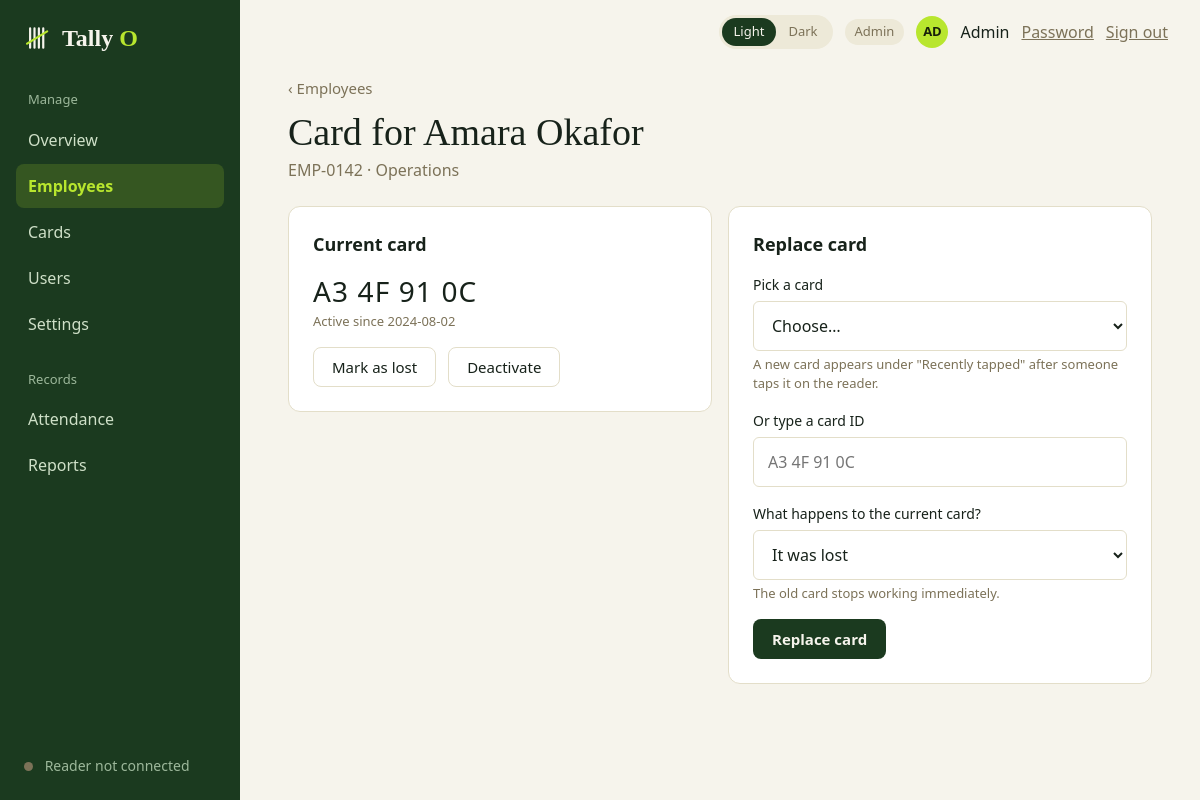
/admin/employees/1/card (signed in), run on the app's committed database.
### tables this page shows
CREATE TABLE employees (
    id            INTEGER PRIMARY KEY,
    employee_code TEXT    NOT NULL UNIQUE,              -- e.g. EMP-0142
    full_name     TEXT    NOT NULL,
    department    TEXT    NOT NULL,
    email         TEXT,
    joined_on     TEXT    NOT NULL,
    is_active     INTEGER NOT NULL DEFAULT 1 CHECK (is_active IN (0, 1))
);

CREATE TABLE cards (
    id          INTEGER PRIMARY KEY,
    uid         TEXT NOT NULL UNIQUE,                   -- normalised: 'A3 4F 91 0C'
    employee_id INTEGER REFERENCES employees(id),
    status      TEXT NOT NULL DEFAULT 'available'
                CHECK (status IN ('available', 'active', 'lost', 'deactivated')),
    assigned_on TEXT,
    created_at  TEXT NOT NULL DEFAULT (datetime('now', 'localtime')),
    CHECK (status <> 'active'    OR employee_id IS NOT NULL),
    CHECK (status <> 'available' OR employee_id IS NULL)
);

### admin.py (the view, shortened to what this page needs)
@bp.route("/employees/<int:employee_id>/card", methods=["GET", "POST"])
@admin_only
def employee_card(employee_id):
    conn = db.get_db()
    employee = queries.get_employee(conn, employee_id)
    if employee is None:
        abort(404)
    return _card_page(employee)

### admin.py (called while the page is built)
def _card_page(employee, error=None, picked="", manual="", status=200):
    conn = db.get_db()
    return render_template(
        "admin_employee_card.html", employee=employee, error=error, picked=picked, manual=manual,
        current=card_service.current_card(conn, employee["id"]),
        history=card_service.past_cards(conn, employee["id"]),
        spares=card_service.available_cards(conn),
        recent=card_service.recent_unregistered(conn),
        today=date.today().isoformat(), **shell_context("Employees")), status

### app.py (called while the page is built)
@app.context_processor
def inject_globals():
    return {"APP_NAME": APP_NAME, "APP_TAGLINE": APP_TAGLINE,
            "csrf_token": auth.csrf_token, "safe_url": safe_url,
            "reader": reader.status()}

@app.after_request
def no_store_when_signed_in(response):
    if "user" in session and request.endpoint != "static":
        response.headers["Cache-Control"] = "no-store"
    return response

### auth.py (called while the page is built)
def csrf_token():
    if "csrf" not in session:
        session["csrf"] = secrets.token_hex(16)
    return session["csrf"]

def login_required(view):
    @wraps(view)
    def wrapped(*args, **kwargs):
        user = session.get("user")
        if not user:
            return redirect(url_for("auth.login"))
        row = get_db().execute("SELECT is_active, must_change_password FROM users WHERE id = ?",
                               (user["id"],)).fetchone()
        if row is None or not row["is_active"]:       # deactivated since they signed in
            session.clear()
            return redirect(url_for("auth.login"))
        if row["must_change_password"] and request.endpoint not in ("account.password", "auth.logout"):
            return redirect(url_for("account.password"))
        return view(*args, **kwargs)
    return wrapped

def role_required(*roles):
    def decorator(view):
        @wraps(view)
        @login_required
        def wrapped(*args, **kwargs):
            if session["user"]["role"] not in roles:
                abort(403)
            return view(*args, **kwargs)
        return wrapped
    return decorator

### card_service.py (called while the page is built)
def current_card(db, employee_id):
    return db.execute("SELECT * FROM cards WHERE employee_id = ? AND status = 'active'",
                      (employee_id,)).fetchone()

def past_cards(db, employee_id):
    return db.execute("SELECT * FROM cards WHERE employee_id = ? AND status IN ('lost', 'deactivated')"
                      " ORDER BY id DESC", (employee_id,)).fetchall()

### templates/admin_employee_card.html (shortened to what this page needs)
{% extends "app_shell.html" %}
{% block content %}
  <a class="back muted" href="{{ url_for('admin.employees') }}">‹ Employees</a>
  <h1 class="page-title mt-3">Card for {{ employee.full_name }}</h1>
  <p class="muted mt-1">{{ employee.employee_code }} · {{ employee.department }}
    {% if not employee.is_active %}· <strong>Inactive</strong>{% endif %}</p>
  <div class="two-col mt-5">
    <section class="card card-pad">
      <h2 class="section-title">Current card</h2>
      {% if current %}
        <p class="uid mt-3">{{ current.uid }}</p>
        <p class="muted small">Active since {{ current.assigned_on }}</p>
        <div class="row wrap gap-3 mt-4">
          {% for value, label in (('lost', 'Mark as lost'), ('deactivated', 'Deactivate')) %}
            <form class="inline-form" method="post" action="{{ url_for('admin.employee_card_retire', employee_id=employee.id) }}">
              <button class="btn btn-secondary" type="submit">{{ label }}</button>
            </form>
          {% endfor %}
        </div>
      {% else %}
        <p class="muted mt-3">No active card. {{ 'Assign one on the right.' if employee.is_active else '' }}</p>
      {% endif %}
    </section>
    <form class="card card-pad" method="post">
      <h2 class="section-title">{{ 'Replace card' if current else 'Assign a card' }}</h2>
      <label class="field mt-4">
        <span class="field-label">Pick a card</span>
        <select class="input" name="uid_pick">
          <option value="">Choose…</option>
        </select>
        <span class="hint">A new card appears under "Recently tapped" after someone taps it on the reader.</span>
      </label>
      <label class="field">
        <span class="field-label">Or type a card ID</span>
        <input class="input" type="text" name="uid_manual" value="{{ manual }}" placeholder="A3 4F 91 0C"
               autocomplete="off" spellcheck="false">
      </label>
      {% if current %}
        <label class="field">
          <span class="field-label">What happens to the current card?</span>
          <select class="input" name="replace_old_as">
            <option value="lost">It was lost</option>
          </select>
          <span class="hint">The old card stops working immediately.</span>
        </label>
      {% endif %}
      <button class="btn" type="submit" {% if not employee.is_active %}disabled{% endif %}>
        {{ 'Replace card' if current else 'Assign card' }}
      </button>
    </form>
  </div>
{% endblock %}

### static/css/base.css (style rules this page uses)
:root { --font-sans: Calibri, Carlito, "Segoe UI", system-ui, -apple-system, sans-serif; --font-serif: Charter, "Bitstream Charter", "Sitka Text", Cambria, Georgia, serif; --space-1: 0.25rem; --space-2: 0.5rem; --space-3: 0.75rem; --space-4: 1rem; --space-5: 1.5rem; --space-6: 2rem; --space-7: 3rem; --radius-sm: 6px; --radius-md: 8px; --radius-lg: 12px; --radius-pill: 999px; --sidebar-width: 240px; }
:root, html[data-theme="light"] { color-scheme: light; --bg: #F6F4EC; --surface: #FFFFFF; --text: #17221A; --muted: #7C7258; --subtle: #5C6558; --line: #E3DEC9; --soft: #EDE9D8; --primary: #1B3A1F; --on-primary: #F6F4EC; --accent: #B8E62E; --on-accent: #17200A; --link: #1B3A1F; --brand-accent: #7DB82A; --ring: rgba(27, 58, 31, 0.25); --ok-bg: #E3F2BC; --ok-fg: #2E4A0B; --late-bg: #F8E7BE; --late-fg: #6B4A08; --bad-bg: #F4DAD2; --bad-fg: #7A2E22; --sidebar-bg: #1B3A1F; --sidebar-text: #CFE0C8; --sidebar-muted: #9DB89B; --sidebar-active-bg: rgba(184, 230, 46, 0.16); --sidebar-active-text: #B8E62E; }
*, *::before, *::after { box-sizing: border-box; }
* { margin: 0; }
html { -webkit-text-size-adjust: 100%; }
body { font-family: var(--font-sans); font-size: 1rem; line-height: 1.5; color: var(--text); background: var(--bg); -webkit-font-smoothing: antialiased; }
button, input, select, textarea { font: inherit; color: inherit; }
a { color: var(--link); }
.page-title { font-family: var(--font-serif); font-weight: 400; font-size: 2.375rem; line-height: 1.1; }
.section-title { font-size: 1.125rem; font-weight: 700; }
.muted { color: var(--muted); }
.btn { display: inline-flex; align-items: center; justify-content: center; gap: var(--space-2); padding: 0.625rem 1.125rem; border: 1px solid transparent; border-radius: var(--radius-md); background: var(--primary); color: var(--on-primary); font-size: 0.9375rem; font-weight: 700; line-height: 1.2; text-decoration: none; cursor: pointer; }
.btn-secondary { background: var(--surface); color: var(--text); border-color: var(--line); font-weight: 400; }
.card { background: var(--surface); border: 1px solid var(--line); border-radius: var(--radius-lg); }
.card-pad { padding: var(--space-5); }
.field { display: block; margin-bottom: var(--space-4); }
.field-label { display: block; margin-bottom: 0.375rem; font-size: 0.875rem; }
.hint { display: block; margin-top: var(--space-1); font-size: 0.8125rem; color: var(--muted); }
.input { width: 100%; padding: 0.75rem 0.875rem; background: var(--surface); border: 1px solid var(--line); border-radius: var(--radius-sm); }
.inline-form { display: inline; }
.row { display: flex; align-items: center; }
.wrap { flex-wrap: wrap; }
.gap-3 { gap: var(--space-3); }
.mt-1 { margin-top: var(--space-1); }
.mt-3 { margin-top: var(--space-3); }
.mt-4 { margin-top: var(--space-4); }

### static/css/dashboard.css (style rules this page uses)
.mt-5 { margin-top: var(--space-5); }
.small { font-size: 0.8125rem; }
.back { font-size: 0.9375rem; text-decoration: none; }
.two-col { display: grid; grid-template-columns: repeat(auto-fit, minmax(19rem, 1fr)); gap: var(--space-4); align-items: start; }
.uid { font-size: 1.75rem; letter-spacing: 0.04em; font-variant-numeric: tabular-nums; }
:root, html[data-theme="light"] { --chart-ok: #7DB82A; --chart-low: #E2A52B; }

### data on the page
employees: full_name "Amara Okafor", employee_code "EMP-0142", department "Operations"
cards: uid "A3 4F 91 0C", assigned_on "2024-08-02"

### other printed values
{{ APP_NAME[:-1] }} "Tally"
{{ APP_NAME[-1]|upper }} "O"
{{ group.label }} "Manage" "Records"
{{ link.name }} "Overview" "Employees" "Cards" "Users" "Settings" "Attendance" "Reports"
{{ reader.label }} "Reader not connected"
{{ role_label }} "Admin"
{{ user_initials }} "AD"
{{ user_name }} "Admin"
{{ label }} "Mark as lost" "Deactivate"
{{ 'Replace card' if current else 'Assign a card' }} "Replace card"
{{ 'Replace card' if current else 'Assign card' }} "Replace card"
